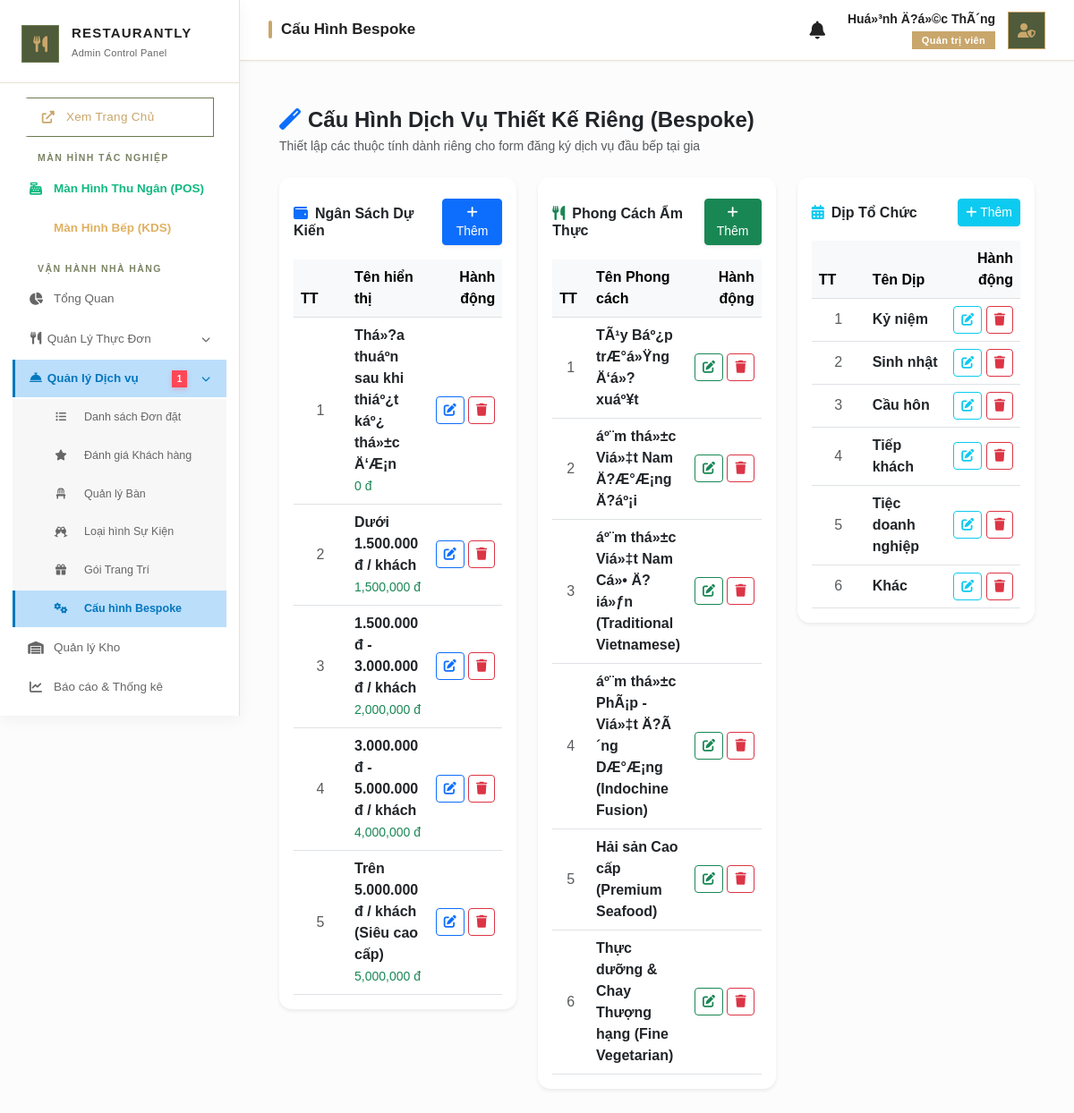
Page /admin/manage_bespoke.php (signed in) on the committed database.
### tables this page shows
CREATE TABLE `bespoke_budgets` (
  `id` int(11) NOT NULL AUTO_INCREMENT,
  `label` varchar(255) NOT NULL,
  `price_value` int(11) NOT NULL DEFAULT 0,
  `sort_order` int(11) NOT NULL DEFAULT 0,
  PRIMARY KEY (`id`)
);

CREATE TABLE `bespoke_styles` (
  `id` int(11) NOT NULL AUTO_INCREMENT,
  `name` varchar(255) NOT NULL,
  `sort_order` int(11) NOT NULL DEFAULT 0,
  PRIMARY KEY (`id`)
);

CREATE TABLE `bespoke_occasions` (
  `id` int(11) NOT NULL AUTO_INCREMENT,
  `name` varchar(255) NOT NULL,
  `sort_order` int(11) NOT NULL DEFAULT 0,
  PRIMARY KEY (`id`)
);

### admin/manage_bespoke.php (the view, shortened to what this page needs)
<?php
include '../public/admin_layout_header.php';
$budgets = $db->query("SELECT * FROM bespoke_budgets ORDER BY sort_order ASC")->fetchAll(PDO::FETCH_ASSOC);
$styles = $db->query("SELECT * FROM bespoke_styles ORDER BY sort_order ASC")->fetchAll(PDO::FETCH_ASSOC);
$occasions = $db->query("SELECT * FROM bespoke_occasions ORDER BY sort_order ASC")->fetchAll(PDO::FETCH_ASSOC);
?>
<div class="container-fluid py-4">
    <div class="d-flex justify-content-between align-items-center mb-4">
        <div>
            <h4 class="mb-1 fw-bold text-dark"><i class="fas fa-magic text-primary me-2"></i>Cấu Hình Dịch Vụ Thiết Kế Riêng (Bespoke)</h4>
            <p class="text-muted mb-0 small">Thiết lập các thuộc tính dành riêng cho form đăng ký dịch vụ đầu bếp tại gia</p>
        </div>
    </div>
    <div class="row align-items-start">
        <div class="col-lg-4 mb-4">
            <div class="card border-0 shadow-sm" style="border-radius:14px; overflow:hidden;">
                <div class="card-header bg-white border-bottom-0 pt-4 pb-0 d-flex justify-content-between align-items-center">
                    <h6 class="mb-0 fw-bold"><i class="fas fa-wallet text-primary me-2"></i>Ngân Sách Dự Kiến</h6>
                    <button class="btn btn-sm btn-primary shadow-sm" data-bs-toggle="modal" data-bs-target="#modalBudget" onclick="resetBudgetForm()">
                        <i class="fas fa-plus"></i> Thêm
                    </button>
                </div>
                <div class="card-body">
                    <div class="table-responsive">
                        <table class="table table-hover align-middle mb-0">
                            <thead class="table-light">
                                <tr>
                                    <th width="60">TT</th>
                                    <th>Tên hiển thị</th>
                                    <th width="80" class="text-end">Hành động</th>
                                </tr>
                            </thead>
                            <tbody>
                                <?php foreach($budgets as $b): ?>
                                <tr>
                                    <td class="text-muted text-center"><?= $b['sort_order'] ?></td>
                                    <td>
                                        <div class="fw-bold"><?= htmlspecialchars($b['label']) ?></div>
                                        <small class="text-success"><?= number_format($b['price_value']) ?> đ</small>
                                    </td>
                                    <td class="text-end text-nowrap">
                                        <button class="btn btn-sm btn-outline-primary" onclick='editBudget(<?= json_encode($b) ?>)'><i class="fas fa-edit"></i></button>
                                        <a href="?delete_budget=<?= $b['id'] ?>" class="btn btn-sm btn-outline-danger" onclick="return confirm('Xóa mục này?');"><i class="fas fa-trash"></i></a>
                                    </td>
                                </tr>
                                <?php endforeach; ?>
                            </tbody>
                        </table>
                    </div>
                </div>
            </div>
        </div>
        <div class="col-lg-4 mb-4">
            <div class="card border-0 shadow-sm" style="border-radius:14px; overflow:hidden;">
                <div class="card-header bg-white border-bottom-0 pt-4 pb-0 d-flex justify-content-between align-items-center">
                    <h6 class="mb-0 fw-bold"><i class="fas fa-utensils text-success me-2"></i>Phong Cách Ẩm Thực</h6>
                    <button class="btn btn-sm btn-success shadow-sm" data-bs-toggle="modal" data-bs-target="#modalStyle" onclick="resetStyleForm()">
                        <i class="fas fa-plus"></i> Thêm
                    </button>
                </div>
                <div class="card-body">
                    <div class="table-responsive">
                        <table class="table table-hover align-middle mb-0">
                            <thead class="table-light">
                                <tr>
                                    <th width="60">TT</th>
                                    <th>Tên Phong cách</th>
                                    <th width="80" class="text-end">Hành động</th>
                                </tr>
                            </thead>
                            <tbody>
                                <?php foreach($styles as $s): ?>
                                <tr>
                                    <td class="text-muted text-center"><?= $s['sort_order'] ?></td>
                                    <td class="fw-bold"><?= htmlspecialchars($s['name']) ?></td>
                                    <td class="text-end text-nowrap">
                                        <button class="btn btn-sm btn-outline-success" onclick='editStyle(<?= json_encode($s) ?>)'><i class="fas fa-edit"></i></button>
                                        <a href="?delete_style=<?= $s['id'] ?>" class="btn btn-sm btn-outline-danger" onclick="return confirm('Xóa mục này?');"><i class="fas fa-trash"></i></a>
                                    </td>
                                </tr>
                                <?php endforeach; ?>
                            </tbody>
                        </table>
                    </div>
                </div>
            </div>
        </div>
        <div class="col-lg-4 mb-4">
            <div class="card border-0 shadow-sm" style="border-radius:14px; overflow:hidden;">
                <div class="card-header bg-white border-bottom-0 pt-4 pb-0 d-flex justify-content-between align-items-center">
                    <h6 class="mb-0 fw-bold"><i class="fas fa-calendar-alt text-info me-2"></i>Dịp Tổ Chức</h6>
                    <button class="btn btn-sm btn-info text-white shadow-sm" data-bs-toggle="modal" data-bs-target="#modalOccasion" onclick="resetOccasionForm()">
                        <i class="fas fa-plus"></i> Thêm
                    </button>
                </div>
                <div class="card-body">
                    <div class="table-responsive">
                        <table class="table table-hover align-middle mb-0">
                            <thead class="table-light">
                                <tr>
                                    <th width="60">TT</th>
                                    <th>Tên Dịp</th>
                                    <th width="80" class="text-end">Hành động</th>
                                </tr>
                            </thead>
                            <tbody>
                                <?php foreach($occasions as $o): ?>
                                <tr>
                                    <td class="text-muted text-center"><?= $o['sort_order'] ?></td>
                                    <td class="fw-bold"><?= htmlspecialchars($o['name']) ?></td>
                                    <td class="text-end text-nowrap">
                                        <button class="btn btn-sm btn-outline-info" onclick='editOccasion(<?= json_encode($o) ?>)'><i class="fas fa-edit"></i></button>
                                        <a href="?delete_occasion=<?= $o['id'] ?>" class="btn btn-sm btn-outline-danger" onclick="return confirm('Xóa mục này?');"><i class="fas fa-trash"></i></a>
                                    </td>
                                </tr>
                                <?php endforeach; ?>
                            </tbody>
                        </table>
                    </div>
                </div>
            </div>
        </div>
    </div>
</div>
<?php include '../public/admin_layout_footer.php'; ?>

### public/admin_layout_header.php (style rules this page uses)
:root { --sidebar-bg: #ffffff; --sidebar-border: #e8e1d5; --topbar-bg: #ffffff; --accent-color: #C9A66B; --accent-green: #4F5B3A; --accent-green-light: #6A7A4E; --text-sidebar: #222222; --text-sidebar-muted: #666666; --text-main: #222222; --text-muted: #777777; --bg-main: #fcfcfc; --shadow-sm: 0 1px 3px rgba(0, 0, 0, 0.04); --shadow-md: 0 4px 16px rgba(0, 0, 0, 0.05); }
* { box-sizing: border-box; }
body { font-family: 'Plus Jakarta Sans', sans-serif; background-color: var(--bg-main); overflow-x: hidden; color: var(--text-main); }

### rows in the picture
bespoke_budgets: sort_order "1", label "Thá»?a thuáº­n sau khi thiáº¿t káº¿ thá»±c Ä‘Æ¡n", price_value "0"
bespoke_budgets: sort_order "2", label "Dưới 1.500.000 đ / khách", price_value "1,500,000"
bespoke_budgets: sort_order "3", label "1.500.000 đ - 3.000.000 đ / khách", price_value "2,000,000"
bespoke_budgets: sort_order "4", label "3.000.000 đ - 5.000.000 đ / khách", price_value "4,000,000"
bespoke_budgets: sort_order "5", label "Trên 5.000.000 đ / khách (Siêu cao cấp)", price_value "5,000,000"
bespoke_styles: sort_order "1", name "TÃ¹y Báº¿p trÆ°á»Ÿng Ä‘á»? xuáº¥t"
bespoke_styles: sort_order "2", name "áº¨m thá»±c Viá»‡t Nam Ä?Æ°Æ¡ng Ä?áº¡i"
bespoke_styles: sort_order "3", name "áº¨m thá»±c Viá»‡t Nam Cá»• Ä?iá»ƒn (Traditional Vietnamese)"
bespoke_styles: sort_order "4", name "áº¨m thá»±c PhÃ¡p - Viá»‡t Ä?Ã´ng DÆ°Æ¡ng (Indochine Fusion)"
bespoke_styles: sort_order "5", name "Hải sản Cao cấp (Premium Seafood)"
bespoke_styles: sort_order "6", name "Thực dưỡng & Chay Thượng hạng (Fine Vegetarian)"
bespoke_occasions: sort_order "1", name "Kỷ niệm"
bespoke_occasions: sort_order "2", name "Sinh nhật"
bespoke_occasions: sort_order "3", name "Cầu hôn"
bespoke_occasions: sort_order "4", name "Tiếp khách"
bespoke_occasions: sort_order "5", name "Tiệc doanh nghiệp"
bespoke_occasions: sort_order "6", name "Khác"

### other values in the picture
$pending_services_count "1"
$page_titles[$current_page] "Cấu Hình Bespoke"
$_SESSION['username'] "Huá»³nh Ä?á»©c ThÃ´ng"
